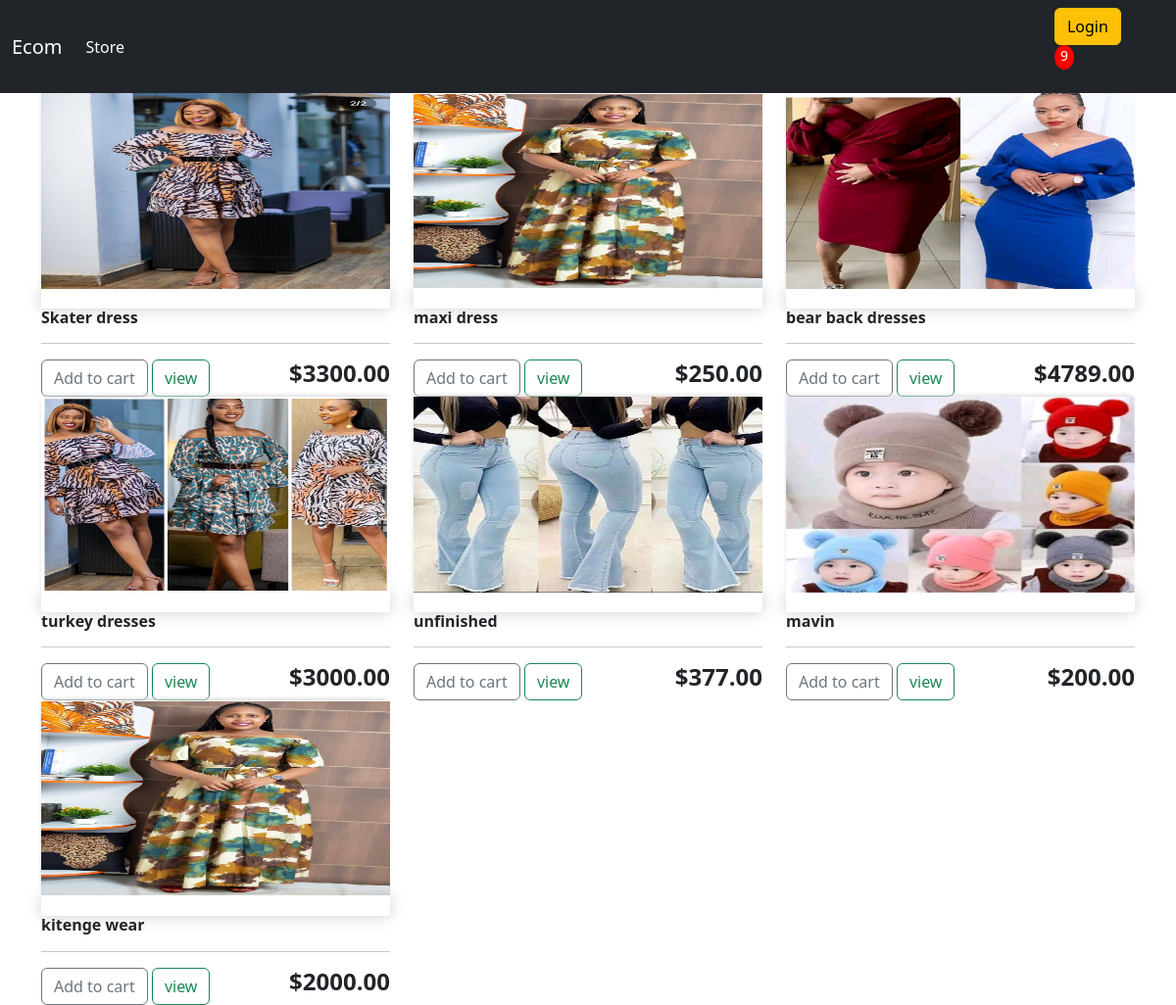
The app's page / (signed in) with its own data.
### store/models.py (models this page shows, shortened)
class Order(models.Model):
    customer = models.ForeignKey(Customer, on_delete=models.SET_NULL, blank=True,null=True)
    date_ordered = models.DateTimeField(auto_now_add=True)
    complete = models.BooleanField(default=False, null=True,blank=False)
    transaction_id = models.CharField(max_length=200, null=True)
    def get_cart_items(self):
        orderitems = self.orderitem_set.all()
        total = sum([item.quantity for item in orderitems])
        return total

class OrderItem(models.Model):
    product = models.ForeignKey(Product, on_delete=models.SET_NULL, blank=True,null=True)
    order = models.ForeignKey(Order, on_delete=models.SET_NULL, blank=True,null=True)
    quantity = models.IntegerField(default=0, null=True, blank=True)
    date_added= models.DateTimeField(auto_now_add = True)

class Product(models.Model):
    name = models.CharField(max_length=200, null=True)
    price = models.FloatField()
    digital = models.BooleanField(default=False, null=True,blank=False)
    image = models.ImageField(null=True, blank=True)
    @property
    def imageURL(self):
        try:
            url = self.image.url
        except:
            url = ''
        return url

### store/views.py (the view)
# urls.py: path('', include('store.urls') ),
def store(request):
    if request.user.is_authenticated:
        customer = request.user.customer #//one to one relationship
        order, created = Order.objects.get_or_create(customer=customer, complete=False) # To create or get order if it exist
        items = order.orderitem_set.all() # to query child object by setting the parent value , the child object with all lowercase value then underscore set //
        cartItems = order.get_cart_items
    else:
        items =[]
        order = {'get_cart_total':0, 'get_cart_items': 0,'shipping':False}
        cartItems = order['get_cart_items']
    products = Product.objects.all()
    context = {'products':products, 'cartItems':cartItems, }
    return render(request, 'store/store.html',context)

### store/templates/store/store.html
{% extends 'store/main.html' %}
{% load static %}
{% block content %}
<div class="row">
    {% for product in products %}
    <div class="col-lg-4">
        <img class="thumbnail" src="{{product.imageURL}}" alt="">
        <div class="box-element product"></div>
        <h6><strong>{{product.name}} </strong></h6>
        <hr>
        <button data-product= {{product.id}} data-action="add" class="btn btn-outline-secondary add-btn update-cart">Add to cart</button>
        <a class="btn btn-outline-success" href="">view</a>
        <h4 style="display: inline-block;position:relative;float:right"><strong>${{product.price|floatformat:2}}</strong></h4>
    </div>
    {% endfor %}
</div>
{% endblock %}

### store/templates/store/main.html (shortened to what this page needs)
<!DOCTYPE html>
{% load static %}
<html lang="en">
<head>
    <link rel="stylesheet" type="text/css" href="{% static 'css/main.css'%}">
    <link href="https://cdn.jsdelivr.net/npm/bootstrap@5.3.0-alpha1/dist/css/bootstrap.min.css" rel="stylesheet">
    <link rel="stylesheet" href="https://cdnjs.cloudflare.com/ajax/libs/font-awesome/6.3.0/css/all.min.css" />
</head>
<body>
    <nav class="navbar navbar-expand-lg navbar-dark bg-dark">
        <div class="container-fluid">
          <a class="navbar-brand" href="{% url 'store'%}">Ecom</a>
          <div class="collapse navbar-collapse" id="navbarSupportedContent">
            <ul class="navbar-nav me-auto mb-2 mb-lg-0">
              <li class="nav-item">
                <a class="nav-link active" aria-current="page" href="{% url 'store'%}">Store</a>
              </li>
            </ul>
            <div class="form-inline my-2 my-lg-0">
              <a href="#"class="btn btn-warning">Login</a>
              <a href="{% url 'cart' %}">
              </a>
              <p id="cart-total">{{cartItems}}</p>
            </div>
          </div>
        </div>
      </nav>
    <div class="container">
        {% block content %}
        {% endblock %}
        </div>
</body>
</html>

### static/css/main.css (style rules this page uses)
body { background-color: hsl(0, 0%, 98%); }
h1,h2,h3,h4,h5,h6 { color:hsl(0, 0%, 30%); }
.box-element { box-shadow:hsl(0, 0%, 80%) 0 0 16px; background-color: #fff; border-radius: 4px; padding: 10px; }
.thumbnail { width: 100%; height: 200px; -webkit-box-shadow: -1px -3px 5px -2px rgba(214,214,214,1); -moz-box-shadow: -1px -3px 5px -2px rgba(214,214,214,1); box-shadow: -1px -3px 5px -2px rgba(214,214,214,1); }
.product { border-radius: 0 0 4px 4px; }
.bg-dark { background-color: #4f868c!important; }
#cart-total { display: block; text-align: center; color:#fff; background-color: red; width: 20px; height: 25px; border-radius: 50%; font-size: 14px; }
.col-lg-4, .col-lg-6, .col-lg-8, .col-lg-12 { margin-top: 10px; }
.btn { border-radius: 0; }

### records on screen
Order: id.quantity "9"
Product: imageURL (picture), name "Skater dress", price "3300.00"
Product: imageURL (picture), name "maxi dress", price "250.00"
Product: imageURL (picture), name "bear back dresses", price "4789.00"
Product: imageURL (picture), name "turkey dresses", price "3000.00"
Product: imageURL (picture), name "unfinished", price "377.00"
Product: imageURL (picture), name "mavin", price "200.00"
Product: imageURL (picture), name "kitenge wear", price "2000.00"
